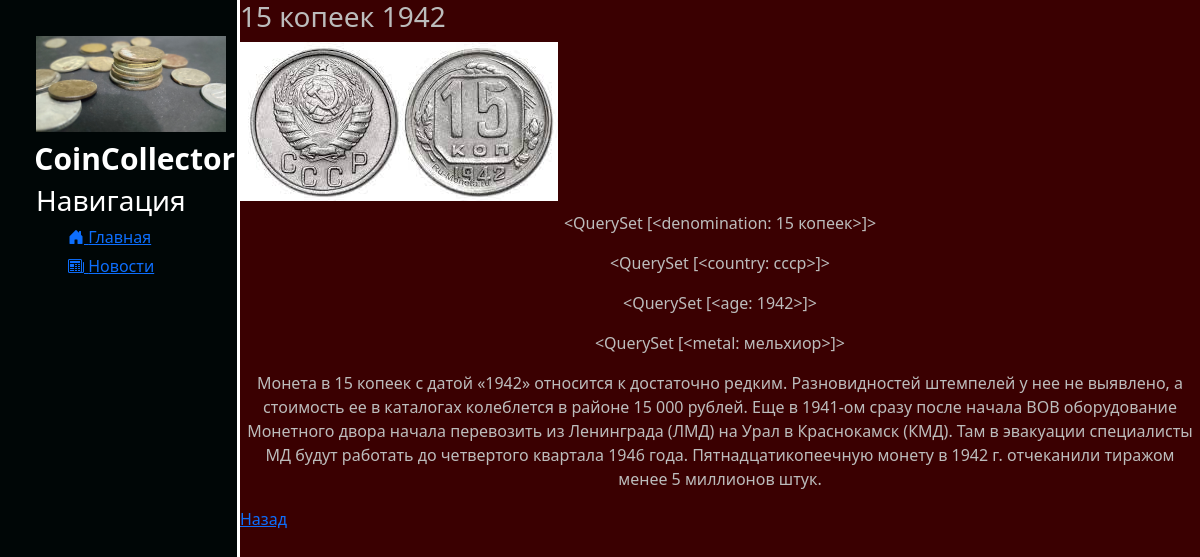
/2, run on the app's committed database.
### osnova/models.py (models this page shows, shortened)
class description(models.Model):
    name = models.CharField('Монета', max_length=100)
    img = models.ImageField(upload_to='ImgOsnova')
    denomination = models.ManyToManyField(denomination, verbose_name='Номинал')
    country = models.ManyToManyField(country, verbose_name='Страна')
    age = models.ManyToManyField(age, verbose_name='Год')
    metal = models.ManyToManyField(metal, verbose_name='Металл')
    des = models.TextField('Описание')
    url = models.SlugField(max_length=130, unique=True)
    class Meta:
        verbose_name = 'описание'
        verbose_name_plural = 'описание'

class  denomination(models.Model):
    name = models.CharField('номинал', max_length=100)
    description2 = models.TextField('номинал')
    url = models.SlugField(max_length=100, unique=True)
    def __str__(self):
        return self.name
    class Meta:
        verbose_name = 'номинал'
        verbose_name_plural = 'номиналы'

class country(models.Model):
    name = models.CharField('страна', max_length=100)
    description1 = models.TextField('страна')
    url = models.SlugField(max_length=100, unique=True)
    def __str__(self):
        return self.name
    class Meta:
        verbose_name = 'страна'
        verbose_name_plural = 'страны'

class age(models.Model):
    name = models.CharField('год', max_length=100)
    description3 = models.TextField('год')
    url = models.SlugField(max_length=100, unique=True)
    def __str__(self):
        return self.name
    class Meta:
        verbose_name = 'год'
        verbose_name_plural = 'года'

class metal(models.Model):
    name = models.CharField('металл', max_length=100)
    description4 = models.TextField('металл')
    def __str__(self):
        return self.name
    class Meta:
        verbose_name = 'металл'
        verbose_name_plural = 'металлы'

### osnova/views.py (the view)
# urls.py: path('<int:pk>', views.strdin.as_view(), name='dinamic')
class strdin(DetailView):
    model = description
    template_name = 'osnova/suk.html'
    context_object_name = 'Post'

### osnova/templates/osnova/suk.html (shortened to what this page needs)
{% extends 'osnova/shablon.html' %}
{% block body %}
 <div>
     <h3 class="nazva">{{ Post.name }}</h3>
     <img src="{{ Post.img.url }}">
     <p class="tert">{{ Post.denomination.all }}</p>
     <p class="tert">{{ Post.country.all }}</p>
     <p class="tert">{{ Post.age.all }}</p>
     <p class="tert">{{ Post.metal.all }}</p>
     <p class="tert">{{ Post.des }}</p>
     <a onclick="javascript:history.back(); return false;" class="trt">Назад</a>
 </div>
{% endblock %}

### osnova/static/osnova/css/osnova.css (style rules this page uses)
body { background: #3A0001; }
main .nazva { color: #BCBCBC; }
main .tert { color: #BCBCBC; margin-top: 10px; text-align: center; }

### data on the page
description: img (picture), denomination.all "<QuerySet [<denomination: 15 копеек>]>", country.all "<QuerySet [<country: ссср>]>", age.all "<QuerySet [<age: 1942>]>", metal.all "<QuerySet [<metal: мельхиор>]>", des "Монета в 15 копеек с датой «1942» относится к достаточно редким. Разновидностей штемпелей у нее не выявлено, а стоимость ее в каталогах колеблется в районе 15 000 рублей. Еще в 1941-ом сразу после начала ВОВ оборудование Монетного двора начала перевозить из Ленинграда (ЛМД) на Урал в Краснокамск (КМД). Там в эвакуации специалисты МД будут работать до четвертого квартала 1946 года. Пятнадцатикопеечную монету в 1942 г. отчеканили тиражом менее 5 миллионов штук."
